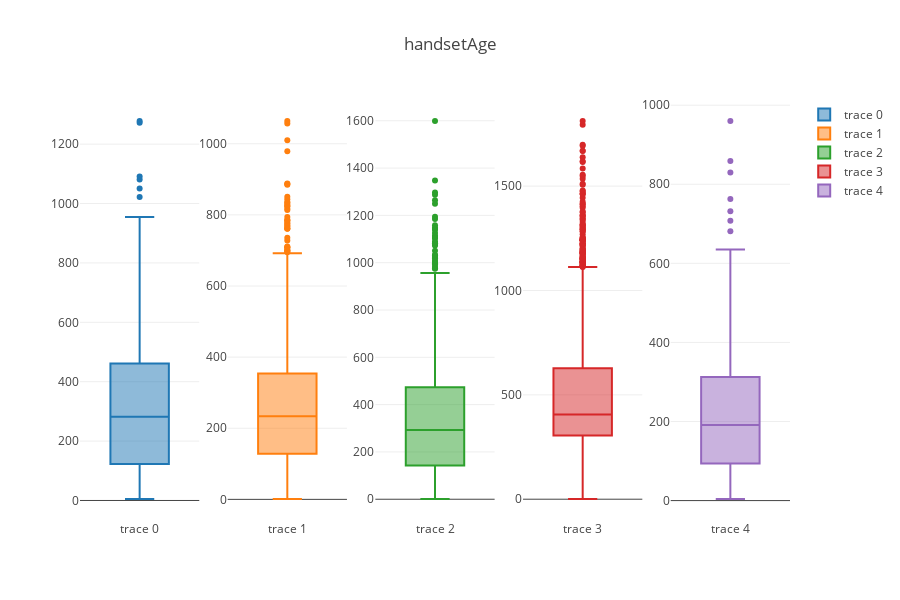

The notebook cell saved with this chart:
### Code cell
trace0 =  go.Box(
    y=df3.loc[df3["group"]==0,"handsetAge"]
)
trace1 =  go.Box(
    y=df3.loc[df3["group"]==1,"handsetAge"]
)
trace2 =  go.Box(
    y=df3.loc[df3["group"]==2,"handsetAge"]
)
trace3 =  go.Box(
    y=df3.loc[df3["group"]==3,"handsetAge"]
)
trace4 =  go.Box(
    y=df3.loc[df3["group"]==4,"handsetAge"]
)

data = [trace0,trace1,trace2,trace3,trace4]
fig = tools.make_subplots(rows=1, cols=5)

fig.append_trace(trace0,1,1)
fig.append_trace(trace1,1,2)
fig.append_trace(trace2,1,3)
fig.append_trace(trace3,1,4)
fig.append_trace(trace4,1,5)


fig['layout'].update(height=600, width=900, title='handsetAge')
iplot(fig)

### Figure 1 — Plotly figure (JSON) as saved in the notebook; plotly's stock layout.template omitted (floating-point values rounded to 4 significant figures; data arrays with more than 128 entries replaced by an {"elided": "..."} marker saying what was removed)
{"data": [{"type": "box", "xaxis": "x1", "y": {"elided": "189 int values"}, "yaxis": "y1"}, {"type": "box", "xaxis": "x2", "y": {"elided": "1988 int values"}, "yaxis": "y2"}, {"type": "box", "xaxis": "x3", "y": {"elided": "2165 int values"}, "yaxis": "y3"}, {"type": "box", "xaxis": "x4", "y": {"elided": "5267 int values"}, "yaxis": "y4"}, {"type": "box", "xaxis": "x5", "y": {"elided": "297 int values"}, "yaxis": "y5"}], "layout": {"height": 600, "title": "handsetAge", "width": 900, "xaxis1": {"anchor": "y1", "domain": [0, 0.168]}, "xaxis2": {"anchor": "y2", "domain": [0.208, 0.376]}, "xaxis3": {"anchor": "y3", "domain": [0.416, 0.584]}, "xaxis4": {"anchor": "y4", "domain": [0.624, 0.792]}, "xaxis5": {"anchor": "y5", "domain": [0.832, 1]}, "yaxis1": {"anchor": "x1", "domain": [0, 1]}, "yaxis2": {"anchor": "x2", "domain": [0, 1]}, "yaxis3": {"anchor": "x3", "domain": [0, 1]}, "yaxis4": {"anchor": "x4", "domain": [0, 1]}, "yaxis5": {"anchor": "x5", "domain": [0, 1]}}}
